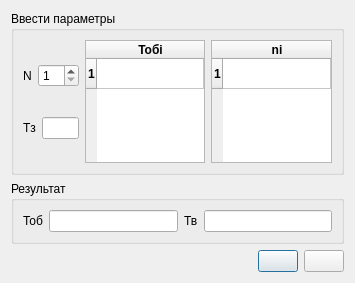
<?xml version="1.0" encoding="UTF-8"?>
<ui version="4.0">
 <class>ost83_ZIP</class>
 <widget class="QDialog" name="ost83_ZIP">
  <property name="geometry">
   <rect>
    <x>0</x>
    <y>0</y>
    <width>355</width>
    <height>283</height>
   </rect>
  </property>
  <property name="windowTitle">
   <string>Замена из состава ЗИП</string>
  </property>
  <layout class="QGridLayout" name="gridLayout_2">
   <item row="0" column="0">
    <layout class="QVBoxLayout" name="verticalLayout_2">
     <item>
      <layout class="QGridLayout" name="gridLayout">
       <item row="0" column="0">
        <widget class="QGroupBox" name="groupBox_2">
         <property name="title">
          <string>Ввести параметры</string>
         </property>
         <layout class="QHBoxLayout" name="horizontalLayout_6">
          <item>
           <layout class="QHBoxLayout" name="horizontalLayout_4">
            <item>
             <layout class="QVBoxLayout" name="verticalLayout">
              <item>
               <layout class="QHBoxLayout" name="horizontalLayout">
                <item>
                 <widget class="QLabel" name="label_2">
                  <property name="text">
                   <string>N</string>
                  </property>
                 </widget>
                </item>
                <item>
                 <widget class="QSpinBox" name="spinBox">
                  <property name="minimum">
                   <number>1</number>
                  </property>
                 </widget>
                </item>
               </layout>
              </item>
              <item>
               <layout class="QHBoxLayout" name="horizontalLayout_2">
                <item>
                 <widget class="QLabel" name="label_3">
                  <property name="text">
                   <string>Tз</string>
                  </property>
                 </widget>
                </item>
                <item>
                 <widget class="QLineEdit" name="lineEdit"/>
                </item>
               </layout>
              </item>
             </layout>
            </item>
            <item>
             <widget class="QTableWidget" name="tableWidget">
              <property name="font">
               <font>
                <weight>75</weight>
                <bold>true</bold>
               </font>
              </property>
              <property name="rowCount">
               <number>1</number>
              </property>
              <property name="columnCount">
               <number>1</number>
              </property>
              <attribute name="horizontalHeaderShowSortIndicator" stdset="0">
               <bool>false</bool>
              </attribute>
              <attribute name="horizontalHeaderStretchLastSection">
               <bool>true</bool>
              </attribute>
              <row/>
              <column>
               <property name="text">
                <string>Toбi</string>
               </property>
              </column>
             </widget>
            </item>
            <item>
             <widget class="QTableWidget" name="tableWidget_2">
              <property name="font">
               <font>
                <weight>75</weight>
                <bold>true</bold>
               </font>
              </property>
              <property name="rowCount">
               <number>1</number>
              </property>
              <property name="columnCount">
               <number>1</number>
              </property>
              <attribute name="horizontalHeaderShowSortIndicator" stdset="0">
               <bool>false</bool>
              </attribute>
              <attribute name="horizontalHeaderStretchLastSection">
               <bool>true</bool>
              </attribute>
              <row/>
              <column>
               <property name="text">
                <string>ni</string>
               </property>
              </column>
             </widget>
            </item>
           </layout>
          </item>
         </layout>
        </widget>
       </item>
       <item row="1" column="0">
        <widget class="QGroupBox" name="groupBox">
         <property name="title">
          <string>Результат</string>
         </property>
         <layout class="QHBoxLayout" name="horizontalLayout_5">
          <item>
           <layout class="QHBoxLayout" name="horizontalLayout_3">
            <item>
             <widget class="QLabel" name="label_5">
              <property name="text">
               <string>Тоб</string>
              </property>
             </widget>
            </item>
            <item>
             <widget class="QLineEdit" name="lineEdit_2">
              <property name="readOnly">
               <bool>true</bool>
              </property>
             </widget>
            </item>
            <item>
             <widget class="QLabel" name="label_6">
              <property name="text">
               <string>Тв</string>
              </property>
             </widget>
            </item>
            <item>
             <widget class="QLineEdit" name="lineEdit_3">
              <property name="readOnly">
               <bool>true</bool>
              </property>
             </widget>
            </item>
           </layout>
          </item>
         </layout>
        </widget>
       </item>
      </layout>
     </item>
     <item>
      <layout class="QHBoxLayout" name="horizontalLayout_7">
       <item>
        <spacer name="horizontalSpacer">
         <property name="orientation">
          <enum>Qt::Horizontal</enum>
         </property>
         <property name="sizeHint" stdset="0">
          <size>
           <width>289</width>
           <height>20</height>
          </size>
         </property>
        </spacer>
       </item>
       <item>
        <widget class="QPushButton" name="pushButton_2">
         <property name="text">
          <string/>
         </property>
         <property name="icon">
          <iconset resource="img.qrc">
           <normaloff>:/img/img/Без названия.png</normaloff>:/img/img/Без названия.png</iconset>
         </property>
        </widget>
       </item>
       <item>
        <widget class="QPushButton" name="pushButton">
         <property name="text">
          <string/>
         </property>
         <property name="icon">
          <iconset resource="img.qrc">
           <normaloff>:/img/img/strelka.png</normaloff>:/img/img/strelka.png</iconset>
         </property>
        </widget>
       </item>
      </layout>
     </item>
    </layout>
   </item>
  </layout>
 </widget>
 <resources>
  <include location="img.qrc"/>
 </resources>
 <connections/>
</ui>
